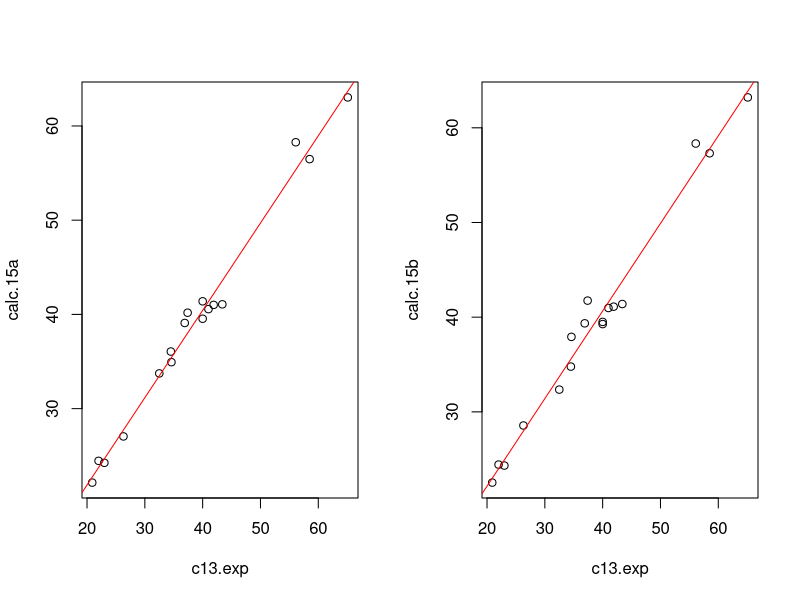

Write R code to recreate this figure.
###
### after scraping the data and placing it in a text file it was read in as follows
raw.table2  <- read.csv("table2.txt",stringsAsFactors=FALSE)
raw.c13.exp  <- read.csv("raw.c13.exp.txt",stringsAsFactors=FALSE)

position  <- seq(1,17,1)
calc.15a  <- as.numeric(raw.table2[seq(8,58,3),1])
calc.15b  <- as.numeric(raw.table2[seq(9,59,3),1])
c13.exp  <- as.numeric(raw.c13.exp[,1])
scaled.15a  <- as.numeric(raw.table2[seq(61,76,1),1])
scaled.15a[17]  <- as.numeric(strsplit(raw.table2[77,1]," ")[[1]][1])
scaled.15b  <- as.numeric(rep(NA,17))
scaled.15b[1]  <- as.numeric(strsplit(raw.table2[77,1]," ")[[1]][2])
scaled.15b[2:16]  <- as.numeric(raw.table2[c(78:92),1])
scaled.15b[17]  <- as.numeric(strsplit(raw.table2[93,1], " ")[[1]][1])
corr.15a  <- as.numeric(rep(NA,17))
corr.15a[1]  <- as.numeric(strsplit(raw.table2[93,1]," ")[[1]][2])
corr.15a[2:16]  <- as.numeric(raw.table2[c(94:108),1])
corr.15a[17]  <- as.numeric(strsplit(raw.table2[109,1]," ")[[1]][1])
corr.15b  <- as.numeric(rep(NA,17))
corr.15b[1]  <- as.numeric(strsplit(raw.table2[109,1]," ")[[1]][2])
corr.15b[2:16]  <- as.numeric(raw.table2[c(110:124),1])
corr.15b[17]  <- as.numeric(strsplit(raw.table2[125,1]," ")[[1]][1])
prob.15a  <- as.numeric(rep(NA,17))
prob.15a[1]  <- as.numeric(strsplit(raw.table2[125,1]," ")[[1]][2])
prob.15a[2:17]  <- as.numeric(raw.table2[126:141,1])
prob.15b  <- as.numeric(rep(NA,17))
prob.15b[1]  <- as.numeric(strsplit(raw.table2[143,1]," ")[[1]][2])
prob.15b[2:17]  <- as.numeric(raw.table2[144:159,1])

table2  <- data.frame(position,calc.15a,calc.15b,c13.exp,scaled.15a,scaled.15b,corr.15a,corr.15b,prob.15a,prob.15b)

fit.15a  <- lm(calc.15a ~ c13.exp, data=table2)
fit.15b  <- lm(calc.15b ~ c13.exp, data=table2)

opar  <- par(mfrow=c(1,2))
plot(calc.15a ~ c13.exp, data=table2)
abline(fit.15a,col="red")
plot(calc.15b ~ c13.exp, data=table2)
abline(fit.15b,col="red")
par(opar)

d.calc  <- function(x,y,z) {a  <- (x - y)/z
                 # x = calc; y = intercept; z = slope
                 return(a)}
Scaled.15a  <- d.calc(table2$calc.15a,fit.15a$coefficients[[1]],fit.15a$coefficients[[2]])
Scaled.15b  <- d.calc(table2$calc.15b,fit.15b$coefficients[[1]],fit.15b$coefficients[[2]])

Corr.15a  <- Scaled.15a - calc.15a
Corr.15b  <- Scaled.15b - calc.15b

prob  <- function(x,sigma=2.306,nu=11.38) {
     y  <- 1-pt((abs(x)/sigma),nu)
     return(y)
}

Prob.15a  <- prob(Corr.15a)
Prob.15b  <- prob(Corr.15b)

100*prod(Prob.15a)/(prod(Prob.15a)+prod(Prob.15b))
100*prod(Prob.15b)/(prod(Prob.15a)+prod(Prob.15b))